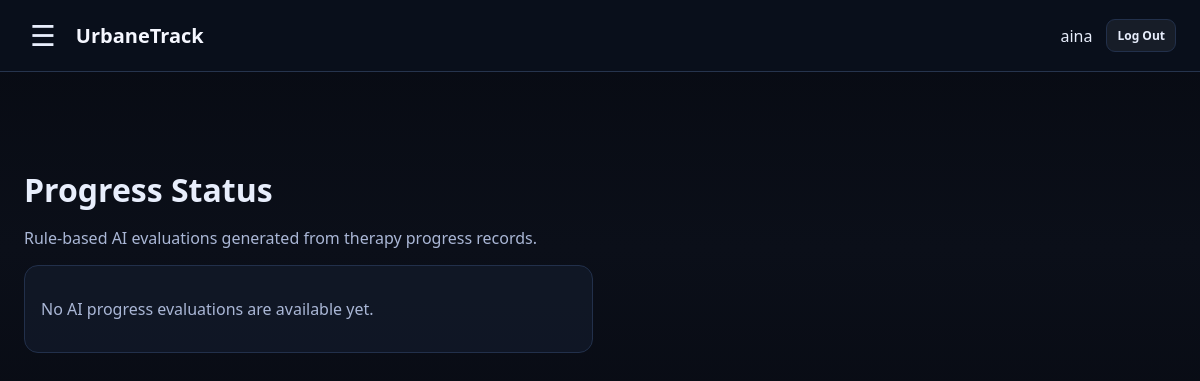
Page /therapist/progress-status (signed in) on the earlier database version.
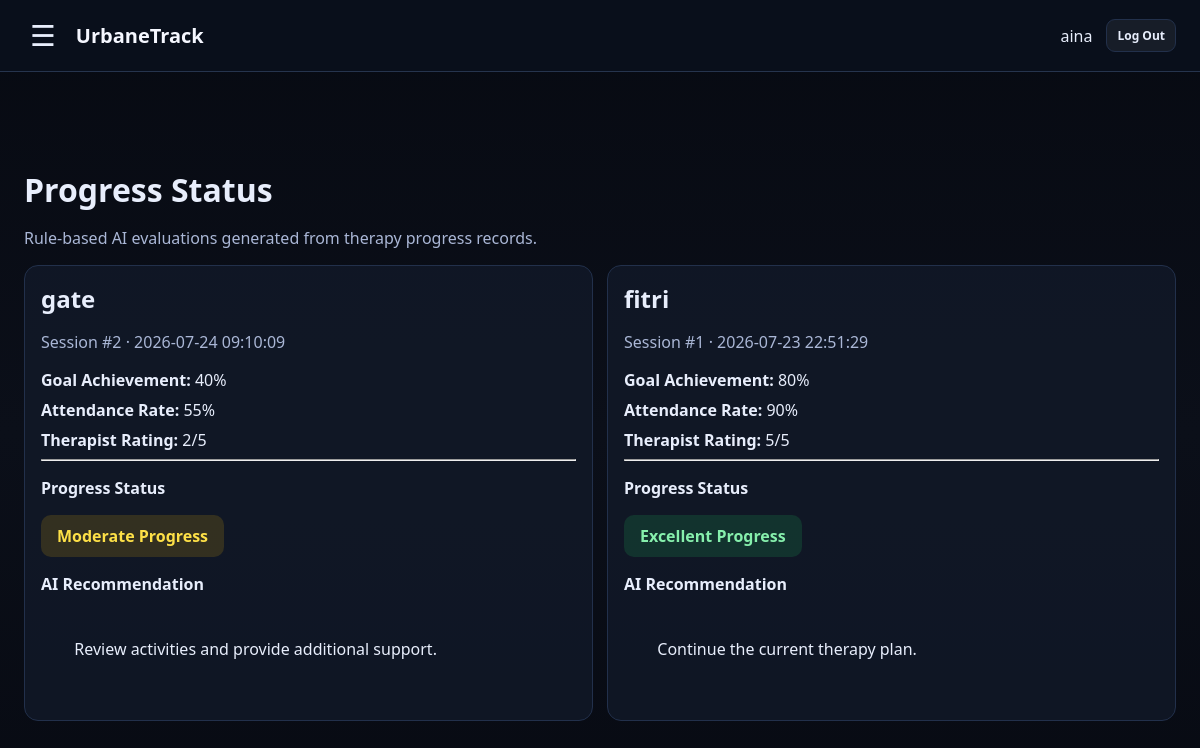
Same page on the later database version.
### tables this page shows
CREATE TABLE progress_notes (
        note_id INTEGER PRIMARY KEY AUTOINCREMENT,
        appointment_id INTEGER NOT NULL,
        therapist_user_id INTEGER NOT NULL,
        created_at TEXT NOT NULL,
        content TEXT NOT NULL, goal_score INTEGER DEFAULT 0, attendance_rate INTEGER DEFAULT 0, therapist_rating INTEGER DEFAULT 0, progress_status TEXT, ai_recommendation TEXT,
        FOREIGN KEY(appointment_id) REFERENCES appointments(appointment_id),
        FOREIGN KEY(therapist_user_id) REFERENCES users(user_id)
    );

CREATE TABLE clients (
        client_id INTEGER PRIMARY KEY AUTOINCREMENT,
        parent_user_id INTEGER NOT NULL,
        full_name TEXT NOT NULL,
        date_of_birth TEXT,
        FOREIGN KEY(parent_user_id) REFERENCES users(user_id)
    );

CREATE TABLE appointments (
        appointment_id INTEGER PRIMARY KEY AUTOINCREMENT,
        client_id INTEGER NOT NULL,
        therapist_user_id INTEGER NOT NULL,
        appointment_type TEXT NOT NULL CHECK(appointment_type IN ('THERAPY','ASSESSMENT')) DEFAULT 'THERAPY',
        date_time TEXT NOT NULL,
        location TEXT,
        status TEXT NOT NULL CHECK(status IN ('Scheduled','Cancelled','Completed')) DEFAULT 'Scheduled',
        notes TEXT,

        confirmation_status TEXT NOT NULL
            CHECK(confirmation_status IN ('Pending','Accepted','Declined','Rescheduled'))
            DEFAULT 'Pending',
        update_note TEXT,
        last_updated_at TEXT,

        FOREIGN KEY(client_id) REFERENCES clients(client_id),
        FOREIGN KEY(therapist_user_id) REFERENCES users(user_id)
    );

### app.py (the view)
@app.get("/therapist/progress-status")
@login_required(roles=["THERAPIST"])
def therapist_progress_status():
    therapist_id = session["user"]["user_id"]
    db = get_db()
    results = db.execute("""
        SELECT
            pn.note_id,
            pn.created_at,
            pn.goal_score,
            pn.attendance_rate,
            pn.therapist_rating,
            pn.progress_status,
            pn.ai_recommendation,
            a.appointment_id,
            c.full_name AS client_name
        FROM progress_notes pn
        JOIN appointments a
            ON a.appointment_id = pn.appointment_id
        JOIN clients c
            ON c.client_id = a.client_id
        WHERE pn.therapist_user_id = ?
        ORDER BY pn.note_id DESC
    """, (therapist_id,)).fetchall()
    return render_template(
        "therapist_progress_status.html",
        results=results
    )

### app.py (called while the page is built)
def get_db():
    if "db" not in g:
        g.db = sqlite3.connect(DB_PATH)
        g.db.row_factory = sqlite3.Row
    return g.db

def login_required(roles=None):
    def decorator(fn):
        @wraps(fn)
        def wrapper(*args, **kwargs):
            user = session.get("user")
            if not user:
                flash("Please log in first.", "error")
                return redirect(url_for("home"))
            if roles and user.get("role") not in roles:
                abort(403)
            return fn(*args, **kwargs)
        return wrapper
    return decorator

### templates/therapist_progress_status.html
{% extends "base.html" %}
{% block content %}
<h1>Progress Status</h1>
<p class="muted">
  Rule-based AI evaluations generated from therapy progress records.
</p>
<section class="grid">
  {% for result in results %}
    <div class="card">
      <h2>{{ result.client_name }}</h2>
      <p class="muted">
        Session #{{ result.appointment_id }}
        ·
        {{ result.created_at }}
      </p>
      <div class="progress-details">
        <p>
          <b>Goal Achievement:</b>
          {{ result.goal_score }}%
        </p>
        <p>
          <b>Attendance Rate:</b>
          {{ result.attendance_rate }}%
        </p>
        <p>
          <b>Therapist Rating:</b>
          {{ result.therapist_rating }}/5
        </p>
      </div>
      <hr>
      <p>
        <b>Progress Status</b>
      </p>
      <div
        class="progress-status
        {% if result.progress_status == 'Excellent Progress' %}
          status-excellent
        {% elif result.progress_status == 'Good Progress' %}
          status-good
        {% elif result.progress_status == 'Moderate Progress' %}
          status-moderate
        {% else %}
          status-attention
        {% endif %}
        "
      >
        {{ result.progress_status or "Not Evaluated" }}
      </div>
      <p style="margin-top: 16px;">
        <b>AI Recommendation</b>
      </p>
      <div class="note-content">
        {{ result.ai_recommendation or "No recommendation available." }}
      </div>
    </div>
  {% else %}
    <div class="card">
      <p class="muted">
        No AI progress evaluations are available yet.
      </p>
    </div>
  {% endfor %}
</section>
{% endblock %}

Differences in the rows shown:
added progress_notes: client_name "gate", appointment_id "2", created_at "2026-07-24 09:10:09", goal_score "40", attendance_rate "55", therapist_rating "2", progress_status "Moderate Progress", ai_recommendation "Review activities and provide additional support."
added progress_notes: client_name "fitri", appointment_id "1", created_at "2026-07-23 22:51:29", goal_score "80", attendance_rate "90", therapist_rating "5", progress_status "Excellent Progress", ai_recommendation "Continue the current therapy plan."
Other differences:
text no longer shown: "No AI progress evaluations are available yet."
